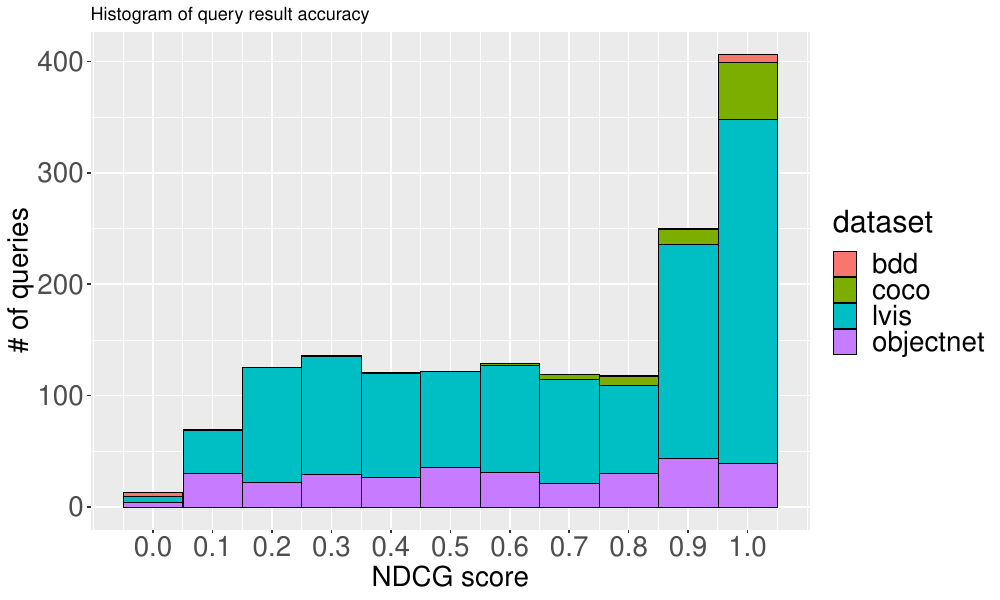

Write R code to recreate this figure.
library(tidyverse)
library(arrow)

table <- read_parquet('./Desktop/baseline_scores.parquet', as_data_frame=TRUE)

baseline_scores  <-  
  table %>% select(!c(method_config, other_params, hit_indices, index_spec) & !starts_with('__')) # %>% names

options(repr.plot.width=10, repr.plot.height=6)

plot <- (ggplot(data=baseline_scores)
         + geom_histogram(aes(x=ndcg_score, fill=dataset), binwidth=.1, color='black', size=.2)
         + scale_x_continuous(breaks=seq(0,1,.1))
         + labs(x='NDCG score', y='# of queries', title='Histogram of query result accuracy')
         + theme(axis.text=element_text(size=20),
                 legend.title=element_text(size=22),
                 legend.text=element_text(size=20),
                 axis.title=element_text(size=20),
                 plot.background=element_blank(),
         )
)

ggsave(plot = plot, filename='~/Desktop/baseline_histogram.pdf', width=10, height=6, units = 'in')